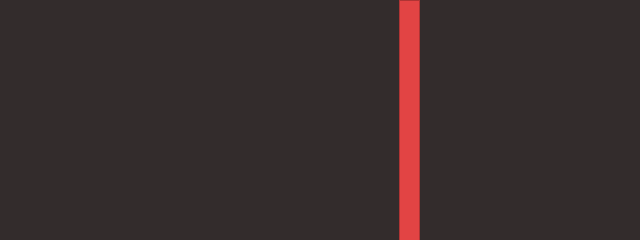
Frame 1 (no input)
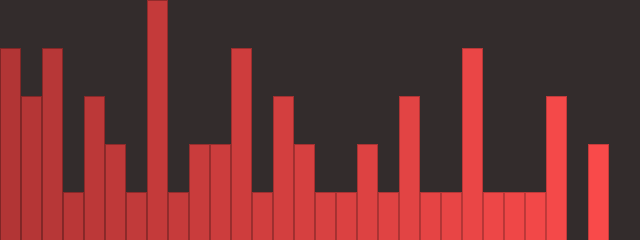
Frame 60 (the mouse pressed at the canvas centre just before this capture)
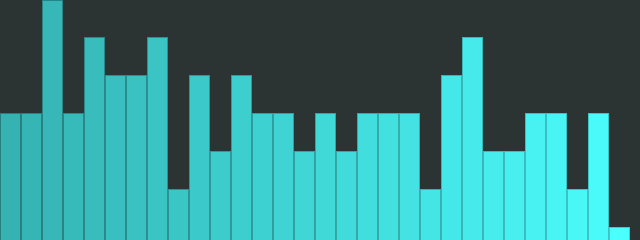
Frame 120 (the mouse held since frame 60 and released just before this capture)

The Processing sketch that drew these frames (run headless with seeded random() and noise(); from frame 60 on, the mouse is pressed at the canvas centre):

// Processing sketch: Noc01_02_RandomCounts
// ── Noc01_02_RandomCounts.pde
int[] randomCounts;
int baseColor = 285;

void setup() {
  size(640, 240);
  colorMode(HSB,360,100,100);
  randomCounts = new int[30];
}

void draw() {
  baseColor = int(map(mouseX,0,width,0,360));
  background(baseColor,13,20);

  int index = int(random(randomCounts.length));
  randomCounts[index]++;


  if (mousePressed && mouseButton == LEFT) {
    drawSimpleCount();
  } else {
    drawScaledCount();
  }
}

void setColor(int index) {
  int gray = int(map(index, 0, randomCounts.length-1, 70, 100));
  stroke(baseColor,70,gray-20);
  fill(baseColor,70,gray);
}

void drawSimpleCount() {
  int w = width/randomCounts.length;
  for (int x = 0; x < randomCounts.length; x++) {
    setColor(x);
    rect(x*w, height-randomCounts[x], w-1, randomCounts[x]);
  }
}

void drawScaledCount() {
  float maxCount = 1;
  float minCount = randomCounts[0];

  for (int x = 0; x < randomCounts.length; x++) {
    float curCount = randomCounts[x];
    if (curCount > maxCount) {
      maxCount = curCount;
    } else if (curCount < minCount) {
      minCount = curCount/3;
    }
  }

  float maxDiff = maxCount-minCount;

  int w = width/randomCounts.length;
  for (int x = 0; x < randomCounts.length; x++) {
    setColor(x);
    float curDiff = randomCounts[x]-minCount;
    float curHeight = (maxDiff == 0) ? height : height*curDiff/maxDiff;

    rect(x*w, height-curHeight, w-1, curHeight);
  }
}
